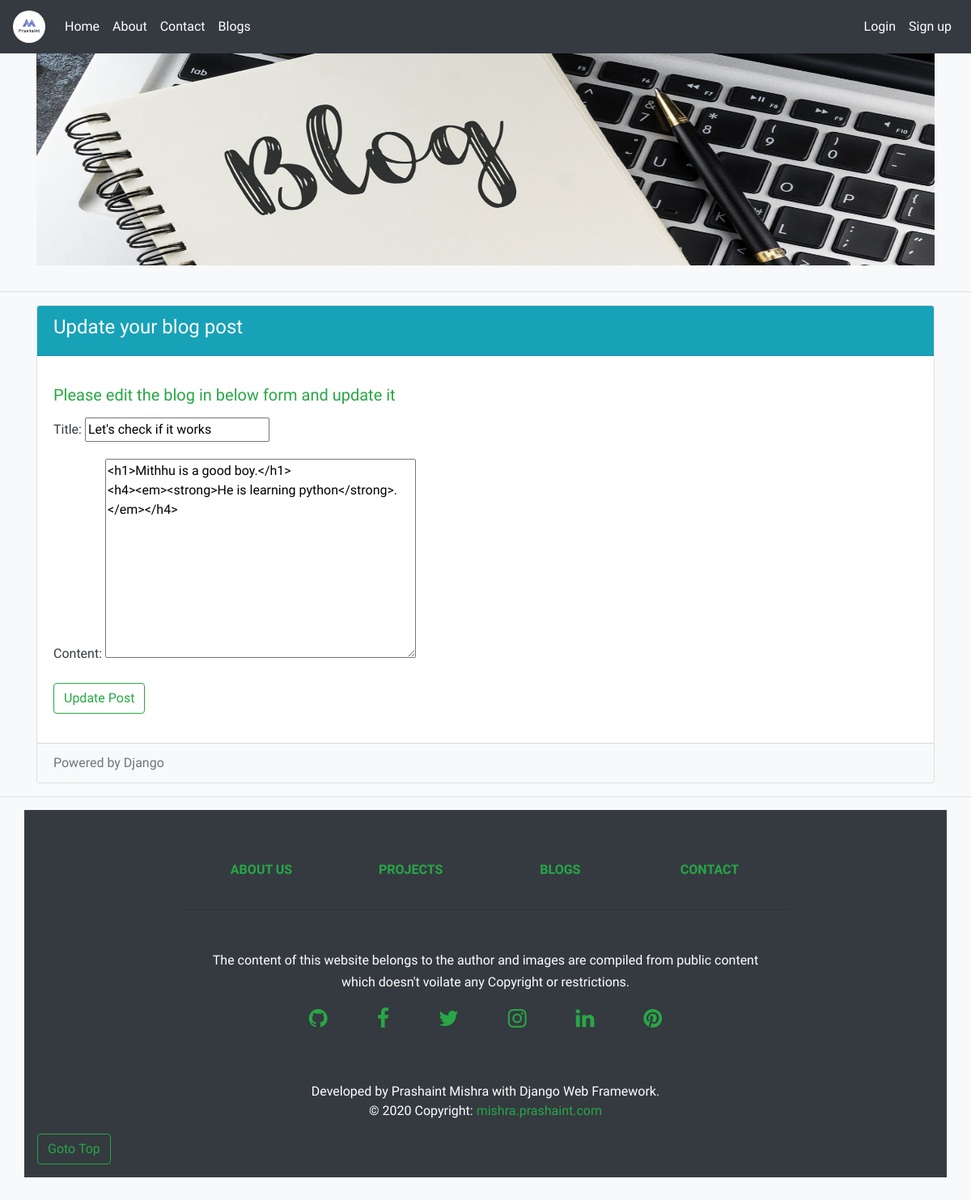
/blogs/curr_user_blogs/7, run on the app's committed database.
### blogs/models.py (models this page shows, shortened)
class BlogPost(models.Model):
    title = models.CharField(max_length=200, unique=True)
    author = models.ForeignKey(User, on_delete=models.CASCADE, related_name='blog_author')
    updated_on = models.DateTimeField(auto_now=True)
    content = HTMLField()
    created_on = models.DateTimeField(auto_now_add=True)
    status = models.IntegerField(choices=STATUS, default=0)
    class Meta:
        ordering = ['-created_on']

### blogs/views.py (the view)
# urls.py: path('curr_user_blogs/<int:pk>', UpdateBlogView.as_view(), name='update_blog_post'),
class UpdateBlogView(UpdateView):
	model = BlogPost
	template_name = 'blogs/update_blog_post.html'
	fields = [ 'title', 'content' ]

### blogs/templates/blogs/update_blog_post.html (shortened to what this page needs)
{% extends 'blogs/base.html' %}
{% block content %}
{% load static %}
  <hr class="featurette-divider">
  <div class="container">
  <div class="card" >
    <div class="card-header bg-info text-white"><h4>Update your blog post</h4></div>
    <div class="card-body">
      <p><h5 class="text-success">Please edit the blog in below form and update it</h5></p>
        <div class="form-group">
        <form method="POST">
          {{ form.as_p }}
          <button class="btn btn-outline-success" type="submit">Update Post</button>
        </form>
      </div>
    </div>
    <div class="card-footer bg-light text-white text-muted">Powered by Django</div>
  </div>
</div>
<hr class="featurette-divider">
{% endblock %}

### portfolio/static/custom.css (style rules this page uses)
body { background: #f0e9e9; background-color: blanchedalmond; font-family: 'Varela Round', sans-serif; }

### portfolio/static/carousel.css (style rules this page uses)
body { padding-top: 3rem; padding-bottom: 3rem; color: #f3dede; }
.featurette-divider { margin: rem 0; }

### data on the page
BlogPost: title "Let's check if it works", content "<h1>Mithhu is a good boy.</h1> <h4><em><strong>He is learning python</strong>.</em></h4>"
